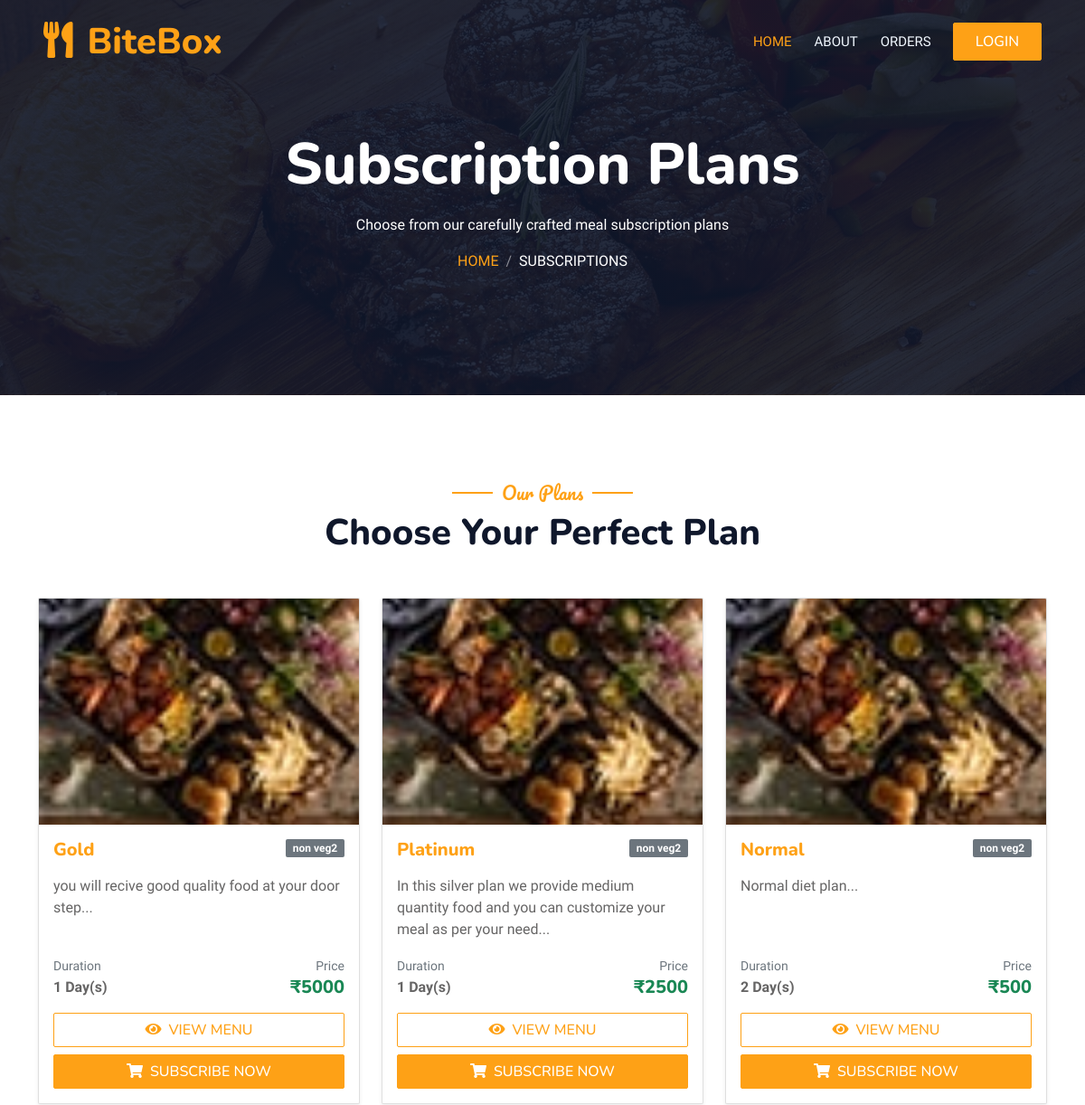
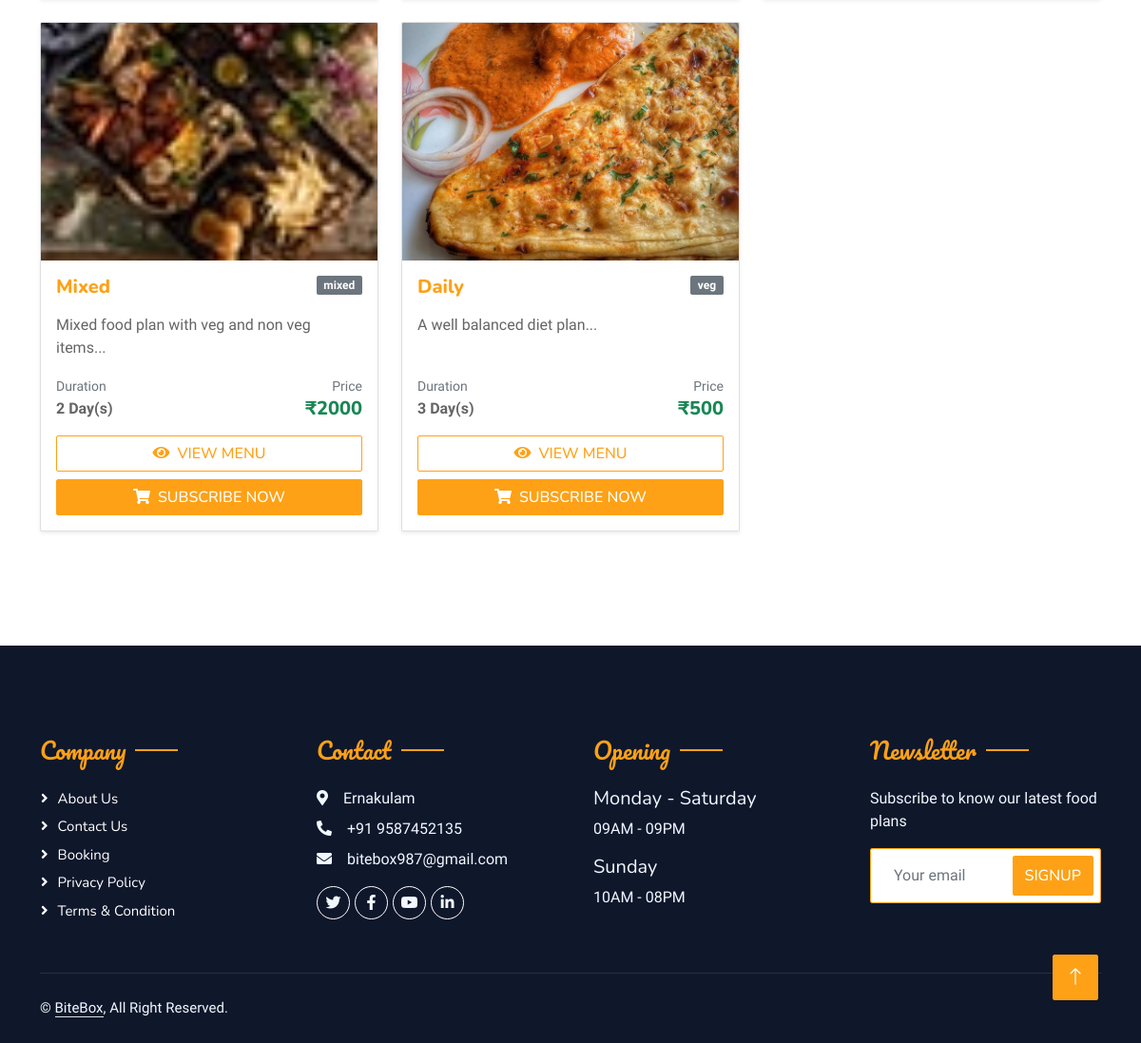
The app's page /customer/subscription.php with its own data (2 pictures, top to bottom).
### tables this page shows
CREATE TABLE IF NOT EXISTS `tbl_subscription` (
  `subscriptionid` int NOT NULL AUTO_INCREMENT,
  `subname` varchar(30) NOT NULL,
  `day` decimal(10,0) NOT NULL,
  `amount` int NOT NULL,
  `description` text NOT NULL,
  `categoryid` int NOT NULL,
  `image` varchar(200) NOT NULL,
  PRIMARY KEY (`subscriptionid`)
);

CREATE TABLE IF NOT EXISTS `tbl_category` (
  `categoryid` int NOT NULL AUTO_INCREMENT,
  `category_name` varchar(30) NOT NULL,
  `image` varchar(20) NOT NULL,
  PRIMARY KEY (`categoryid`)
);

### dboperation.php (called while the page is built, shortened)
<?php
class dboperation
{
    public $con,$res;
    function __construct()
    {
        $this->con=mysqli_connect("localhost","root","","db_bitebox");
    }
    public function executequery($sql)
    {
        $this->res=mysqli_query($this->con,$sql);
        return $this->res;
    }
}
?>

### customer/subscription.php (the view, shortened to what this page needs)
<?php
include 'header.php';
include_once("../dboperation.php");
$obj = new dboperation();
$subscriptionQuery = "SELECT s.*, c.category_name FROM tbl_subscription s
                     JOIN tbl_category c ON s.categoryid = c.categoryid
                     ORDER BY s.subscriptionid";
$subscriptionResult = $obj->executequery($subscriptionQuery);
?>
            <div class="container-xxl py-5 bg-dark hero-header mb-5">
                <div class="container text-center my-5 pt-5 pb-4">
                    <h1 class="display-3 text-white mb-3 animated slideInDown">Subscription Plans</h1>
                    <p class="text-white mb-3">Choose from our carefully crafted meal subscription plans</p>
                    <nav aria-label="breadcrumb">
                        <ol class="breadcrumb justify-content-center text-uppercase">
                            <li class="breadcrumb-item"><a href="index.php">Home</a></li>
                            <li class="breadcrumb-item text-white active" aria-current="page">Subscriptions</li>
                        </ol>
                    </nav>
                </div>
            </div>
        </div>
        <div class="container-xxl py-5">
            <div class="container">
                <div class="text-center wow fadeInUp" data-wow-delay="0.1s">
                    <h5 class="section-title ff-secondary text-center text-primary fw-normal">Our Plans</h5>
                    <h1 class="mb-5">Choose Your Perfect Plan</h1>
                </div>
                <div class="row">
                    <?php
                    if(mysqli_num_rows($subscriptionResult) > 0) {
                        while($subscription = mysqli_fetch_array($subscriptionResult)) {
                    ?>
                    <div class="col-lg-4 col-md-6 mb-4">
                        <div class="card h-100 shadow-sm hover-card">
                            <img src="../uploads/<?php echo $subscription['image']; ?>" class="card-img-top" alt="<?php echo $subscription['subname']; ?>" style="height: 250px; object-fit: cover;" onerror="this.src='img/menu-1.jpg'">
                            <div class="card-body d-flex flex-column">
                                <div class="d-flex justify-content-between align-items-start mb-2">
                                    <h5 class="card-title text-primary"><?php echo $subscription['subname']; ?></h5>
                                    <span class="badge bg-secondary"><?php echo $subscription['category_name']; ?></span>
                                </div>
                                <p class="card-text flex-grow-1"><?php echo substr($subscription['description'], 0, 120); ?>...</p>
                                <div class="mb-3">
                                    <div class="row">
                                        <div class="col-6">
                                            <small class="text-muted">Duration</small>
                                            <div class="fw-bold"><?php echo $subscription['day']; ?> Day(s)</div>
                                        </div>
                                        <div class="col-6 text-end">
                                            <small class="text-muted">Price</small>
                                            <div class="h5 text-success mb-0">₹<?php echo $subscription['amount']; ?></div>
                                        </div>
                                    </div>
                                </div>
                                <div class="d-grid gap-2">
                                    <a href="menu.php?plan=<?php echo $subscription['subscriptionid']; ?>" class="btn btn-outline-primary">
                                        <i class="fa fa-eye me-2"></i>View Menu
                                    </a>
                                    <button class="btn btn-primary" onclick="bookSubscription(<?php echo $subscription['subscriptionid']; ?>)">
                                        <i class="fa fa-shopping-cart me-2"></i>Subscribe Now
                                    </button>
                                </div>
                            </div>
                        </div>
                    </div>
                    <?php
                        }
                    } ?>
                </div>
            </div>
        </div>
<?php include 'footer.php'; ?>

### customer/css/style.css (style rules this page uses)
:root { --primary: #FEA116; --light: #F1F8FF; --dark: #0F172B; }
.ff-secondary { font-family: 'Pacifico', cursive; }
.btn { font-family: 'Nunito', sans-serif; font-weight: 500; text-transform: uppercase; transition: .5s; }
.btn.btn-primary, .btn.btn-secondary { color: #FFFFFF; }
.hero-header { background: linear-gradient(rgba(15, 23, 43, .9), rgba(15, 23, 43, .9)), url(../img/bg-hero.jpg); background-position: center center; background-repeat: no-repeat; background-size: cover; }
.breadcrumb-item + .breadcrumb-item::before { color: rgba(255, 255, 255, .5); }
.section-title { position: relative; display: inline-block; }
.section-title::before { position: absolute; content: ""; width: 45px; height: 2px; top: 50%; left: -55px; margin-top: -1px; background: var(--primary); }
.section-title::after { position: absolute; content: ""; width: 45px; height: 2px; top: 50%; right: -55px; margin-top: -1px; background: var(--primary); }

### customer/subscription.php (style rules this page uses)
.hover-card { transition: all 0.3s ease; }

### records on screen
tbl_subscription: subname "Gold", categoryid.category_name "non veg2", description "you will recive good quality food at your door step", day "1", amount "5000"
tbl_subscription: subname "Platinum", categoryid.category_name "non veg2", description "In this silver plan we provide medium quantity food and you can customize your meal as per your need", day "1", amount "2500"
tbl_subscription: subname "Normal", categoryid.category_name "non veg2", description "Normal diet plan", day "2", amount "500"
tbl_subscription: subname "Mixed", categoryid.category_name "mixed", description "Mixed food plan with veg and non veg items", day "2", amount "2000"
tbl_subscription: image (picture), subname "Daily", categoryid.category_name "veg", description "A well balanced diet plan", day "3", amount "500"
